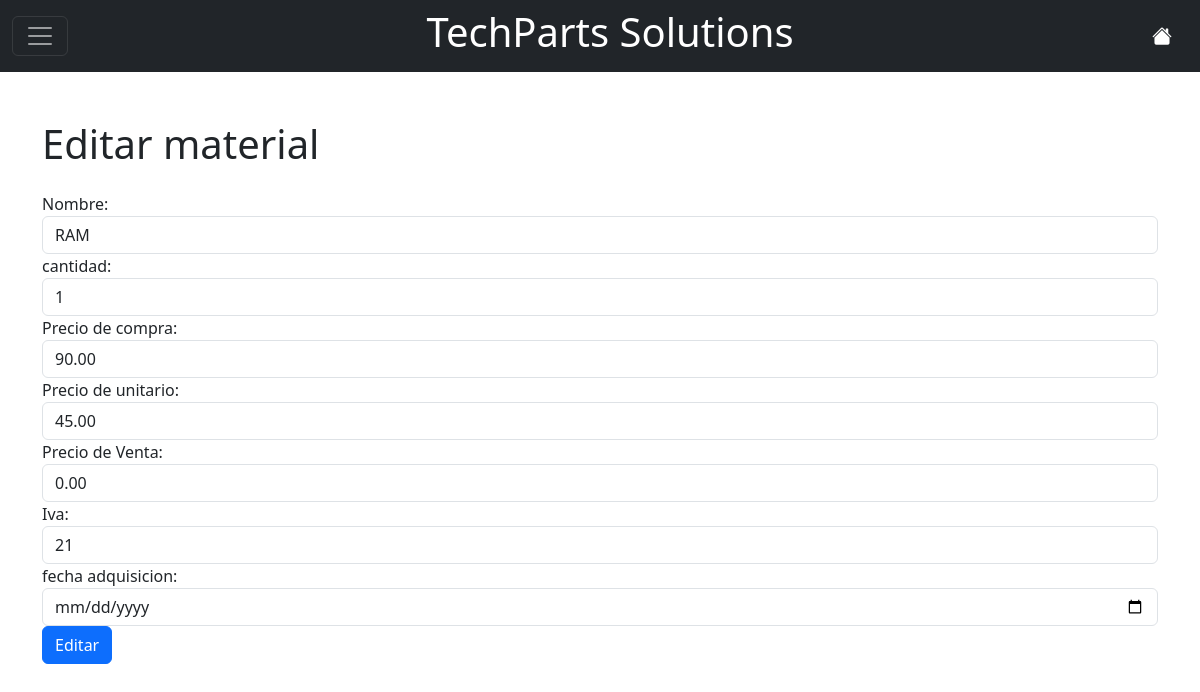
/inicio/editar_material/1/ (signed in), run on the app's committed database.
### inventario/models.py (models this page shows, shortened)
class ProductoAdquirido(models.Model):
    id = models.AutoField(primary_key=True)
    nombre = models.CharField(max_length=100)
    cantidad = models.PositiveIntegerField()
    precio_unitario = models.DecimalField(max_digits=10, decimal_places=2,null=False,default=0)
    precio_venta = models.DecimalField(max_digits=10, decimal_places=2,null=True,default=0)
    precio_compra = models.DecimalField(max_digits=10, decimal_places=2,default=0)
    cantidad = models.PositiveIntegerField()
    iva = models.PositiveIntegerField(default=21)
    fecha_adquisicion = models.DateField()

### inventario/views.py (the view)
# urls.py: path('editar_material/<int:producto_id>/', views.editar_material,name='editar_material'),
@login_required(login_url='/signin/')
def editar_material(request,producto_id):
    producto = get_object_or_404(ProductoAdquirido, id=producto_id)
    if request.method == 'POST':
        print(request.POST)
        form = ProductoForm(request.POST, instance=producto)
        if form.is_valid():
              form.save()
              return redirect('manejo_inventario')
    return render(request,"editar_material.html", {'producto':producto})

### inventario/templates/editar_material.html (shortened to what this page needs)
{% extends "nav.html" %}
{% block content %}
    <div class="container mt-5">
        <h1 class="mb-4">Editar material</h1>
         <form method="POST">
            <div class="form-group">
                <label for="id_nombre">Nombre:</label>
                <input type="text" name="nombre" id="id_nombre" class="form-control" value="{{ producto.nombre }}" required>
            </div>
            <div class="form-group">
                <label for="cantidad">cantidad:</label>
                <input type="number" name="cantidad" id="cantidad" min="1" class="form-control" required value="{{producto.cantidad }}">
            </div>
            <div class="form-group">
                <label for="precio_compra">Precio de compra:</label>
                <input type="number" name="precio_compra" id="precio_compra" class="form-control" value="{{ producto.precio_compra }}"   required>
            </div>
            <div class="form-group">
                <label for="precio_unitario">Precio de unitario:</label>
                <input type="number" name="precio_unitario" id="precio_unitario" class="form-control" value="{{ producto.precio_unitario }}"   required>
            </div>
            <div class="form-group">
                <label for="precio_venta">Precio de Venta:</label>
                <input type="number" name="precio_venta" id="precio_venta" class="form-control" value="{{ producto.precio_venta }}"   required>
            </div>
            <div class="form-group">
                <label for="iva">Iva:</label>
                <input type="number" name="iva" id="iva" class="form-control" value="{{ producto.iva }}"   required>
            </div>
            <div class="form-group">
                <label for="fecha_adquisicion">fecha adquisicion:</label>
                <input type="date"  name="fecha_adquisicion" id="fecha_adquisicion" class="form-control" value="{{ producto.fecha_adquisicion }}" required>
            </div>
            <button type="submit" class="btn btn-primary">Editar</button>
        </form>
    </div
{% endblock %}

### data on the page
ProductoAdquirido: nombre "RAM", cantidad "1", precio_compra "90.00", precio_unitario "45.00", precio_venta "0.00", iva "21"
